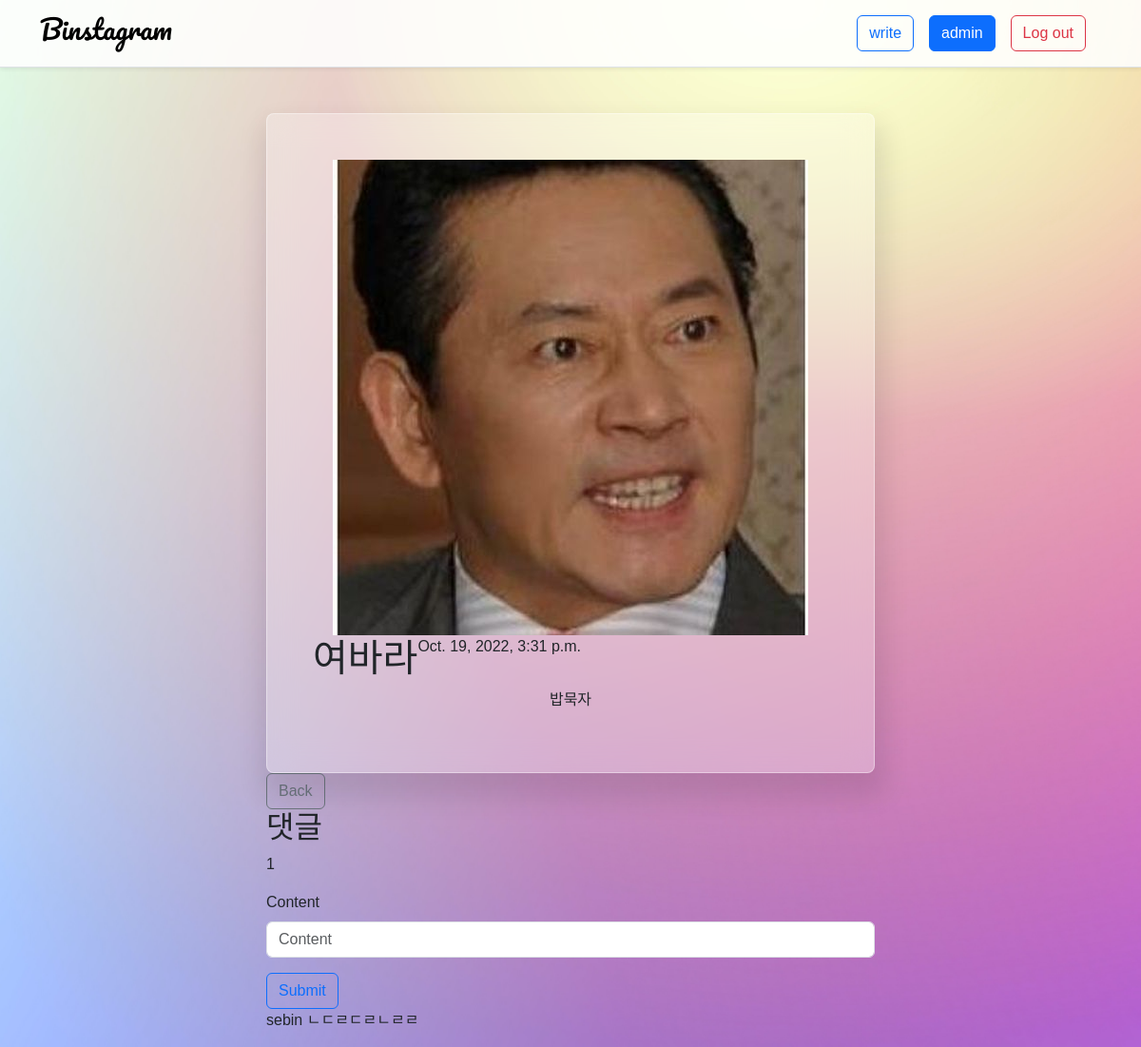
Screenshot of /4/ (signed in) with the database file from the repository.
### accounts/models.py (models this page shows)
class User(AbstractUser):
    pass

### articles/models.py (models this page shows)
class Article(models.Model):
    title = models.CharField(max_length=80)
    content = models.TextField()
    created_at = models.DateTimeField(auto_now_add=True)
    image = ProcessedImageField(
        upload_to='images/',
        blank=True,
        processors=[ResizeToFill(500,500)],
        format='JPEG',
        options={'quality':80}
        )
    user = models.ForeignKey(settings.AUTH_USER_MODEL, on_delete=models.CASCADE)

class Comment(models.Model):
    article = models.ForeignKey(Article, on_delete=models.CASCADE)
    content = models.CharField(max_length=80)
    created_at = models.DateTimeField(auto_now_add=True)
    user = models.ForeignKey(settings.AUTH_USER_MODEL, on_delete=models.CASCADE)

### articles/views.py (the view)
# urls.py: path('<int:pk>/', views.detail, name='detail'),
def detail(request, pk):
    article = Article.objects.get(pk=pk)
    comments_forms = CommentForm()
    context = {
        'article' : article,
        'comments' : article.comment_set.all().order_by('-pk'),
        'comments_form' : comments_forms,
    }
    return render(request, 'articles/detail.html', context)

### articles/forms.py
class CommentForm(forms.ModelForm):
    class Meta:
        model = Comment
        fields = ['content',]

### articles/templates/articles/detail.html (shortened to what this page needs)
{% extends 'base.html' %}
{% load django_bootstrap5 %}
{% load static %}
{% block content %}
<div class="d-flex flex-column">
<div class="detail text-center rounded-3 p-5">
  {% if article.image %}
  <img src="{{ article.image.url }}">
  {% endif %}
  <div class="d-flex">
    <h1 class="fw-light">{{article.title}}</h1>
    <p>{{ article.created_at }}</p>
  </div>
    <p>{{ article.content }}</p>
</div>
<div class="comment">
  <a class="btn btn-outline-secondary" href="{% url 'articles:index' %}">Back</a>
  <h2>댓글</h2>
  <p>{{ comments|length }}</p>
  {% if request.user.is_authenticated %}
  <form action="{% url 'articles:comments' article.pk %}" method="POST">
    {% bootstrap_form comments_form %}
    <input class="btn btn-outline-primary" type="submit" value="Submit">
  </form>
  {% endif %}
  {% for comment in comments %}
  <p>{{ comment.user.username }} {{ comment.content }}</p>
    {% empty %}
    <p>댓글이 없어요..</p>
  {% endfor %}
</div>
</div>
{% endblock %}

### templates/base.html (shortened to what this page needs)
{% load django_bootstrap5 %}
{% load static %}
<!DOCTYPE html>
<html lang="en">
<head>
  <link rel="stylesheet" href="{% static 'css/style.css' %}">
  {% bootstrap_css %}
</head>
<body class="body bg-light">
  <nav class="shadow-sm sticky-top navbar navbar-expand-lg border-bottom" style="background-color: rgba(255, 255, 255, 0.871);">
    <div class="container">
      <a class="navbar-brand" href="{% url 'articles:index' %}"><h1 class="logo">Binstagram</h1></a>
      <div class="collapse navbar-collapse justify-content-end" id="navbarNav">
        <ul class="navbar-nav">
          {% if user.is_authenticated %}
          <li class="nav-item">
            <a class="btn btn-outline-primary me-3 my-2" href="{% url 'articles:create' %}">write</a>
          </li>
          <li class="nav-item me-3 my-2">
            <a class="btn btn-primary" href="{% url 'accounts:detail' user.pk %}">{{ user }}</a>
          </li>
          <li class="nav-item me-3 my-2">
            <a class="btn btn-outline-danger" href="{% url 'accounts:logout' %}">Log out</a>
          </li>
          {% endif %}
        </ul>
      </div>
    </div>
  </nav>
  <div class="container d-flex justify-content-center mt-5">
  {% block content %}
  {% endblock %}
  </div>
</body>
</html>

### static/css/style.css (style rules this page uses)
.body { font-family: 'Montserrat', sans-serif; font-family: 'Noto Sans KR', sans-serif; min-height: 100vh; width: 100vw; background-image: url('../images/2.jpg'); background-repeat : no-repeat; background-size : cover; }
.logo { font-size: 28px; font-family: 'Pacifico', cursive; }
.detail { background-color: rgba(255, 255, 255, 0.294); width: 40rem; backdrop-filter: blur(15px); border: 1px solid rgba(255, 255, 255, 0.39); box-shadow: 3px 18px 27px 8px rgba(9, 1, 17, 0.101); }

### rows the page displays
User: username "admin"
Article: image (picture), title "여바라", created_at "Oct. 19, 2022, 3:31 p.m.", content "밥묵자"
Comment: user.username "sebin", content "ㄴㄷㄹㄷㄹㄴㄹㄹ"

### other values shown
{{ comments|length }} "1"
